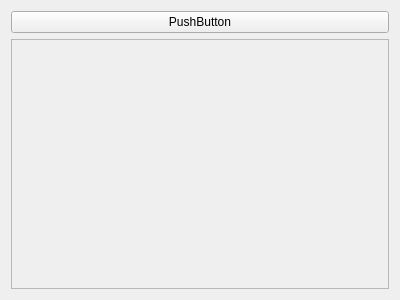
<?xml version="1.0" encoding="UTF-8"?>
<ui version="4.0">
 <class>Form</class>
 <widget class="QWidget" name="Form">
  <property name="geometry">
   <rect>
    <x>0</x>
    <y>0</y>
    <width>400</width>
    <height>300</height>
   </rect>
  </property>
  <property name="windowTitle">
   <string>Form</string>
  </property>
  <layout class="QVBoxLayout" name="verticalLayout">
   <item>
    <widget class="QPushButton" name="pushButton">
     <property name="text">
      <string>PushButton</string>
     </property>
    </widget>
   </item>
   <item>
    <widget class="QScrollArea" name="scrollArea">
     <property name="widgetResizable">
      <bool>true</bool>
     </property>
     <widget class="QWidget" name="scrollAreaWidgetContents">
      <property name="geometry">
       <rect>
        <x>0</x>
        <y>0</y>
        <width>380</width>
        <height>250</height>
       </rect>
      </property>
     </widget>
    </widget>
   </item>
  </layout>
 </widget>
 <resources/>
 <connections/>
</ui>
